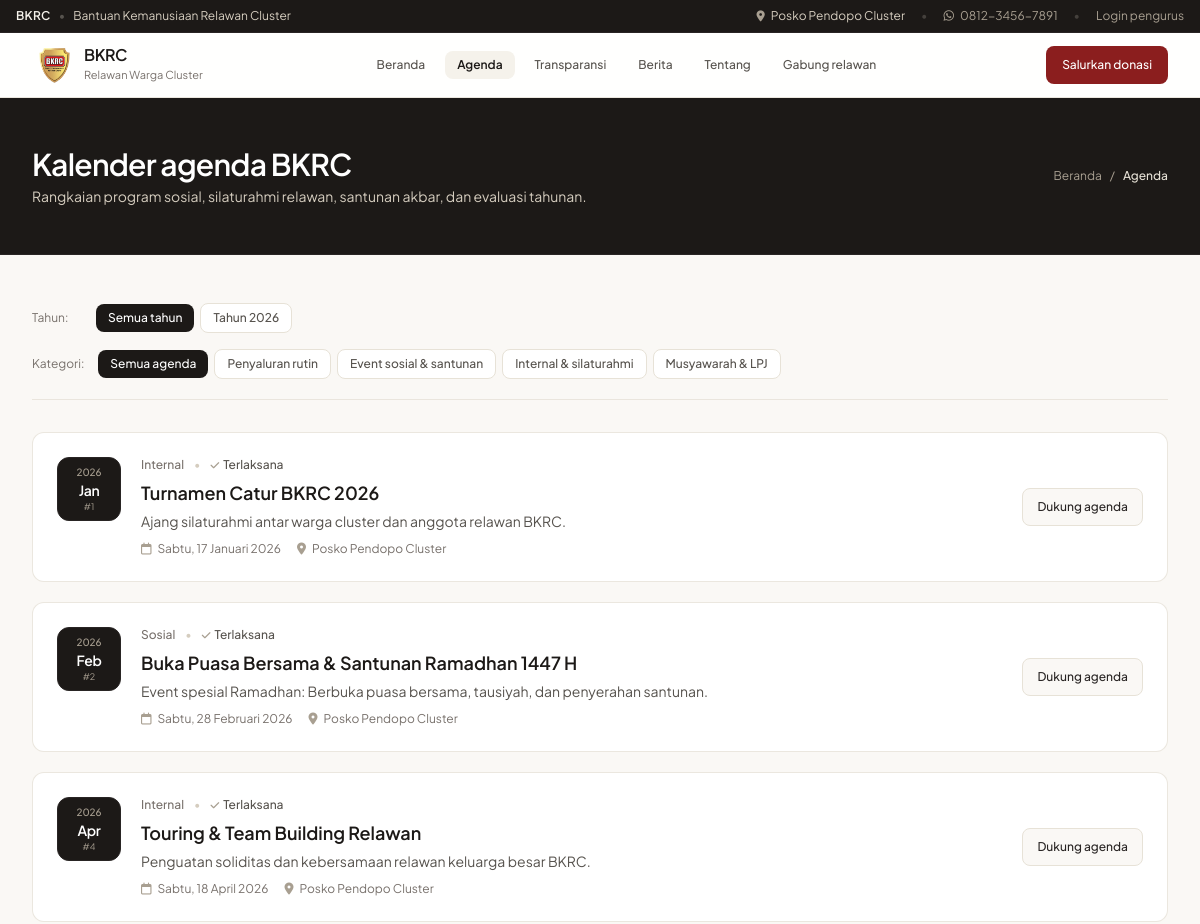
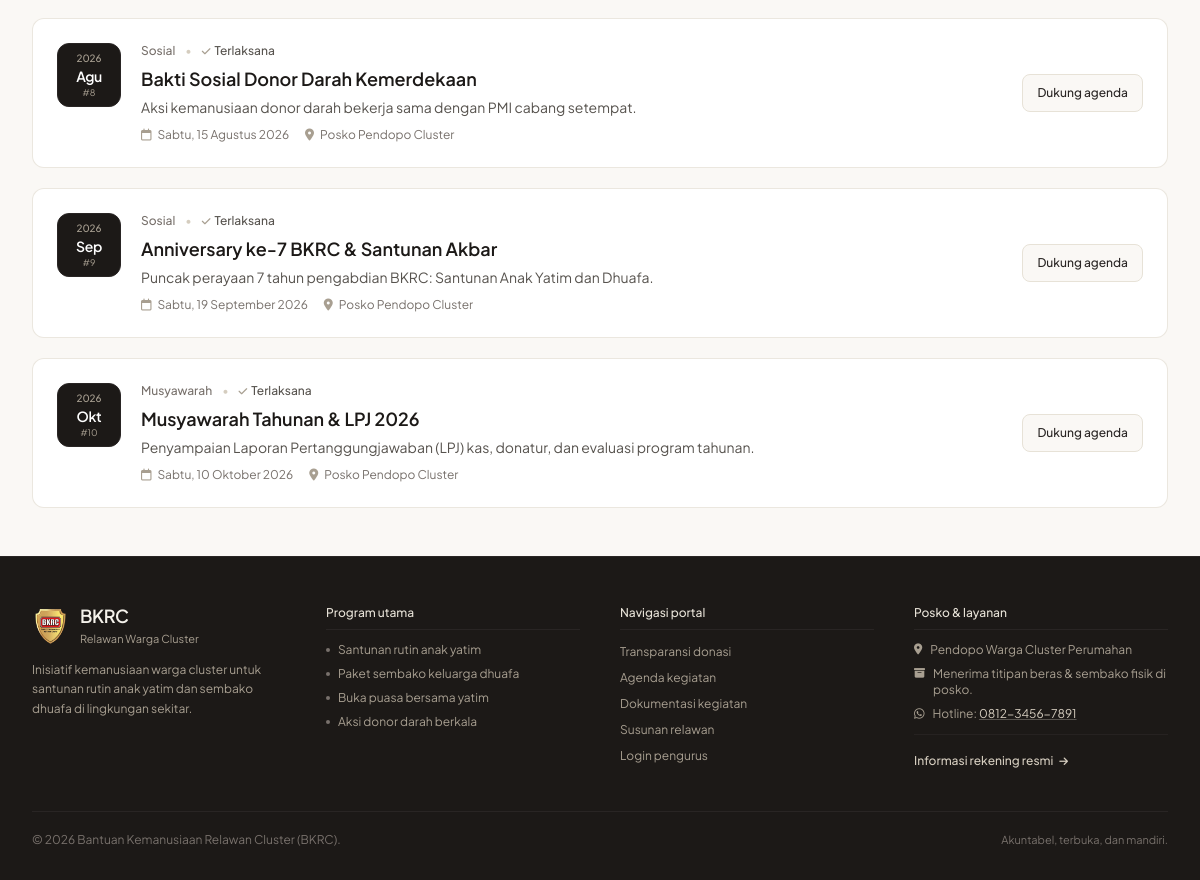
Screenshot of /agenda.php with the database file from the repository (2 pictures, top to bottom).
### tables this page shows
CREATE TABLE annual_agendas (
    id INT AUTO_INCREMENT PRIMARY KEY,
    year INT NOT NULL DEFAULT 2026,
    month_num INT NOT NULL DEFAULT 1,
    month_label VARCHAR(30) NOT NULL,
    title VARCHAR(200) NOT NULL,
    category ENUM('rutin', 'sosial', 'internal', 'musyawarah') NOT NULL,
    description TEXT,
    event_date DATE NULL,
    status ENUM('akan_datang', 'terlaksana') DEFAULT 'akan_datang',
    created_at TIMESTAMP DEFAULT CURRENT_TIMESTAMP
);

### config/helpers.php (called while the page is built, shortened)
<?php
function formatTanggalIndo($tanggal, $tampilkanHari = false) {
    $hari = ['Minggu', 'Senin', 'Selasa', 'Rabu', 'Kamis', 'Jumat', 'Sabtu'];
    $bulan = [
        1 => 'Januari', 'Februari', 'Maret', 'April', 'Mei', 'Juni',
        'Juli', 'Agustus', 'September', 'Oktober', 'November', 'Desember'
    ];
    $timestamp = strtotime($tanggal);
    $namaHari = $hari[date('w', $timestamp)];
    $tgl = date('j', $timestamp);
    $bln = $bulan[(int)date('n', $timestamp)];
    $thn = date('Y', $timestamp);
    if ($tampilkanHari) {
        return "$namaHari, $tgl $bln $thn";
    }
    return "$tgl $bln $thn";
}
function getBaseUrl() {
    $protocol = (!empty($_SERVER['HTTPS']) && $_SERVER['HTTPS'] !== 'off' || (isset($_SERVER['SERVER_PORT']) && $_SERVER['SERVER_PORT'] == 443)) ? "https://" : "http://";
    $host = $_SERVER['HTTP_HOST'] ?? 'localhost';
    $script = $_SERVER['SCRIPT_NAME'] ?? '';
    $dir = dirname($script);
    $dir = rtrim($dir, '/\\');
    return $protocol . $host . $dir;
}

### agenda.php (the view, shortened to what this page needs)
<?php
require_once __DIR__ . '/config/helpers.php';
$yearsStmt = $pdo->query("SELECT DISTINCT year FROM annual_agendas ORDER BY year ASC");
$availableYears = $yearsStmt->fetchAll(PDO::FETCH_COLUMN);
$selectedYear = $_GET['tahun'] ?? 'semua';
$selectedCategory = $_GET['kategori'] ?? 'semua';
$query = "SELECT * FROM annual_agendas WHERE 1=1";
$params = [];
$query .= " ORDER BY year ASC, month_num ASC";
$stmt = $pdo->prepare($query);
$stmt->execute($params);
$agendas = $stmt->fetchAll();
$yearLabel = ($selectedYear !== 'semua') ? " " . htmlspecialchars($selectedYear) : "";
require_once __DIR__ . '/includes/header.php';
?>
<div class="bg-stone-900 text-white py-12 border-b border-stone-800">
    <div class="max-w-7xl mx-auto px-4 sm:px-6 lg:px-8">
        <div class="flex flex-col md:flex-row md:items-center justify-between gap-4">
            <div>
                <h1 class="text-2xl sm:text-3xl font-semibold tracking-tight">Kalender agenda BKRC<?= $yearLabel ?></h1>
                <p class="text-stone-300 text-xs sm:text-sm mt-1">Rangkaian program sosial, silaturahmi relawan, santunan akbar, dan evaluasi tahunan.</p>
            </div>
            <div class="flex items-center gap-2 text-xs text-stone-400">
                <a href="<?= getBaseUrl() ?>/index.php" class="hover:text-stone-200">Beranda</a>
                <span>/</span>
                <span class="text-stone-200 font-medium">Agenda<?= $yearLabel ?></span>
            </div>
        </div>
    </div>
</div>
<div class="max-w-7xl mx-auto px-4 sm:px-6 lg:px-8 py-10 sm:py-12">
    <div class="space-y-3 mb-8 border-b border-stone-200/80 pb-5">
        <div class="flex flex-wrap items-center gap-1.5">
            <span class="text-xs text-stone-500 mr-2 min-w-[50px]">Tahun:</span>
            <a href="<?= getBaseUrl() ?>/agenda.php?tahun=semua&kategori=<?= urlencode($selectedCategory) ?>" class="px-3 py-1.5 rounded-lg text-xs font-medium transition <?= $selectedYear === 'semua' ? 'bg-stone-900 text-white' : 'bg-white text-stone-600 hover:bg-stone-100 border border-stone-200' ?>">
                Semua tahun
            </a>
            <?php foreach ($availableYears as $y): ?>
                <a href="<?= getBaseUrl() ?>/agenda.php?tahun=<?= $y ?>&kategori=<?= urlencode($selectedCategory) ?>" class="px-3 py-1.5 rounded-lg text-xs font-medium transition <?= (string)$selectedYear === (string)$y ? 'bg-stone-900 text-white' : 'bg-white text-stone-600 hover:bg-stone-100 border border-stone-200' ?>">
                    Tahun <?= $y ?>
                </a>
            <?php endforeach; ?>
        </div>
        <div class="flex flex-wrap items-center gap-1.5 pt-1">
            <span class="text-xs text-stone-500 mr-2 min-w-[50px]">Kategori:</span>
            <a href="<?= getBaseUrl() ?>/agenda.php?tahun=<?= urlencode($selectedYear) ?>&kategori=semua" class="px-3 py-1.5 rounded-lg text-xs font-medium transition <?= $selectedCategory === 'semua' ? 'bg-stone-900 text-white' : 'bg-white text-stone-600 hover:bg-stone-100 border border-stone-200' ?>">
                Semua agenda
            </a>
            <a href="<?= getBaseUrl() ?>/agenda.php?tahun=<?= urlencode($selectedYear) ?>&kategori=rutin" class="px-3 py-1.5 rounded-lg text-xs font-medium transition <?= $selectedCategory === 'rutin' ? 'bg-stone-900 text-white' : 'bg-white text-stone-600 hover:bg-stone-100 border border-stone-200' ?>">
                Penyaluran rutin
            </a>
            <a href="<?= getBaseUrl() ?>/agenda.php?tahun=<?= urlencode($selectedYear) ?>&kategori=sosial" class="px-3 py-1.5 rounded-lg text-xs font-medium transition <?= $selectedCategory === 'sosial' ? 'bg-stone-900 text-white' : 'bg-white text-stone-600 hover:bg-stone-100 border border-stone-200' ?>">
                Event sosial & santunan
            </a>
            <a href="<?= getBaseUrl() ?>/agenda.php?tahun=<?= urlencode($selectedYear) ?>&kategori=internal" class="px-3 py-1.5 rounded-lg text-xs font-medium transition <?= $selectedCategory === 'internal' ? 'bg-stone-900 text-white' : 'bg-white text-stone-600 hover:bg-stone-100 border border-stone-200' ?>">
                Internal & silaturahmi
            </a>
            <a href="<?= getBaseUrl() ?>/agenda.php?tahun=<?= urlencode($selectedYear) ?>&kategori=musyawarah" class="px-3 py-1.5 rounded-lg text-xs font-medium transition <?= $selectedCategory === 'musyawarah' ? 'bg-stone-900 text-white' : 'bg-white text-stone-600 hover:bg-stone-100 border border-stone-200' ?>">
                Musyawarah & LPJ
            </a>
        </div>
    </div>
    <div class="space-y-4 sm:space-y-5">
        <?php if (empty($agendas)): ?>
            <div class="text-center py-16 bg-white rounded-xl border border-stone-200 text-stone-500">
                <i class="fa-regular fa-calendar-xmark text-3xl text-stone-300 mb-2 block"></i>
                Tidak ada agenda pada kategori ini.
            </div>
        <?php else: ?>
            <?php foreach ($agendas as $agenda): ?>
                <?php
                $isDone = ($agenda['status'] === 'terlaksana');
                ?>
                <div class="bg-white rounded-xl p-5 sm:p-6 border border-stone-200/80 shadow-2xs hover:border-stone-300 transition-colors duration-150 flex flex-col md:flex-row md:items-center justify-between gap-5">
                    <div class="flex items-start gap-4 sm:gap-5">
                        <div class="w-16 h-16 rounded-xl bg-stone-900 text-stone-100 flex flex-col items-center justify-center flex-shrink-0 border border-stone-800">
                            <span class="text-[10px] font-medium text-stone-400"><?= htmlspecialchars($agenda['year']) ?></span>
                            <span class="text-sm font-semibold tracking-tight text-white"><?= htmlspecialchars(substr($agenda['month_label'], 0, 3)) ?></span>
                            <span class="text-[9px] text-stone-400">#<?= $agenda['month_num'] ?></span>
                        </div>
                        <div>
                            <div class="flex items-center gap-2.5 text-xs mb-1.5">
                                <span class="text-stone-500 capitalize font-medium">
                                    <?= htmlspecialchars($agenda['category']) ?>
                                </span>
                                <span class="text-stone-300">&bull;</span>
                                <?php if ($isDone): ?>
                                    <span class="font-medium text-stone-600 flex items-center gap-1">
                                        <i class="fa-solid fa-check text-[10px] text-stone-400"></i> Terlaksana
                                    </span>
                                <?php else: ?>
                                    <span class="text-stone-500 flex items-center gap-1">
                                        <i class="fa-regular fa-clock text-[10px]"></i> Rencana
                                    </span>
                                <?php endif; ?>
                            </div>
                            <h3 class="text-base sm:text-lg font-semibold text-stone-900 mb-1">
                                <?= htmlspecialchars($agenda['title']) ?>
                            </h3>
                            <p class="text-xs sm:text-sm text-stone-600 max-w-3xl leading-relaxed">
                                <?= htmlspecialchars($agenda['description']) ?>
                            </p>
                            <div class="flex flex-wrap items-center gap-x-4 gap-y-1.5 text-xs text-stone-500 mt-2.5">
                                <span><i class="fa-regular fa-calendar text-stone-400 mr-1"></i> <?= $agenda['event_date'] ? formatTanggalIndo($agenda['event_date'], true) : 'Jadwal reguler' ?></span>
                                <span><i class="fa-solid fa-location-dot text-stone-400 mr-1"></i> Posko Pendopo Cluster</span>
                            </div>
                        </div>
                    </div>
                    <div class="flex md:flex-col items-center justify-end gap-2 border-t md:border-t-0 pt-3 md:pt-0 border-stone-100 flex-shrink-0">
                        <a href="<?= getBaseUrl() ?>/index.php#kanal-donasi" class="bg-stone-50 hover:bg-stone-100 text-stone-800 font-medium text-xs px-3.5 py-2 min-h-[38px] rounded-lg transition border border-stone-200 inline-flex items-center gap-1.5 focus-visible:outline-none focus-visible:ring-2 focus-visible:ring-stone-400">
                            <span>Dukung agenda</span>
                        </a>
                    </div>
                </div>
            <?php endforeach; ?>
        <?php endif; ?>
    </div>
</div>
<?php require_once __DIR__ . '/includes/footer.php'; ?>

### rows the page displays
annual_agendas: year "2026", month_label "Jan", month_num "1", category "Internal", status "terlaksana" (drawn), title "Turnamen Catur BKRC 2026", description "Ajang silaturahmi antar warga cluster dan anggota relawan BKRC.", event_date "Sabtu, 17 Januari 2026"
annual_agendas: year "2026", month_label "Feb", month_num "2", category "Sosial", status "terlaksana" (drawn), title "Buka Puasa Bersama & Santunan Ramadhan 1447 H", description "Event spesial Ramadhan: Berbuka puasa bersama, tausiyah, dan penyerahan santunan.", event_date "Sabtu, 28 Februari 2026"
annual_agendas: year "2026", month_label "Apr", month_num "4", category "Internal", status "terlaksana" (drawn), title "Touring & Team Building Relawan", description "Penguatan soliditas dan kebersamaan relawan keluarga besar BKRC.", event_date "Sabtu, 18 April 2026"
annual_agendas: year "2026", month_label "Agu", month_num "8", category "Sosial", status "terlaksana" (drawn), title "Bakti Sosial Donor Darah Kemerdekaan", description "Aksi kemanusiaan donor darah bekerja sama dengan PMI cabang setempat.", event_date "Sabtu, 15 Agustus 2026"
annual_agendas: year "2026", month_label "Sep", month_num "9", category "Sosial", status "terlaksana" (drawn), title "Anniversary ke-7 BKRC & Santunan Akbar", description "Puncak perayaan 7 tahun pengabdian BKRC: Santunan Anak Yatim dan Dhuafa.", event_date "Sabtu, 19 September 2026"
annual_agendas: year "2026", month_label "Okt", month_num "10", category "Musyawarah", status "terlaksana" (drawn), title "Musyawarah Tahunan & LPJ 2026", description "Penyampaian Laporan Pertanggungjawaban (LPJ) kas, donatur, dan evaluasi program tahunan.", event_date "Sabtu, 10 Oktober 2026"

### other values shown
$y "2026"
